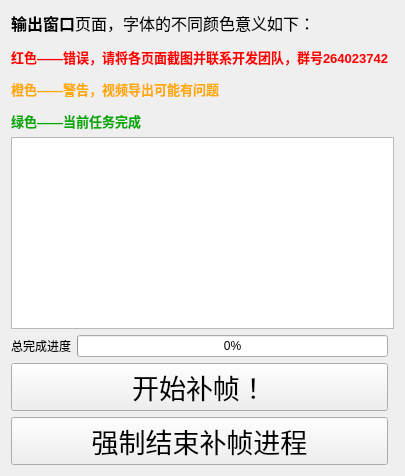
        <widget class="QWidget" name="step3">
         <property name="acceptDrops">
          <bool>true</bool>
         </property>
         <property name="whatsThis">
          <string/>
         </property>
         <attribute name="title">
          <string>输出窗口</string>
         </attribute>
         <layout class="QGridLayout" name="gridLayout_24">
          <item row="0" column="0">
           <layout class="QGridLayout" name="gridLayout_8">
            <item row="5" column="0">
             <layout class="QHBoxLayout" name="horizontalLayout_14">
              <item>
               <widget class="QLabel" name="label_17">
                <property name="sizePolicy">
                 <sizepolicy hsizetype="Preferred" vsizetype="Fixed">
                  <horstretch>0</horstretch>
                  <verstretch>0</verstretch>
                 </sizepolicy>
                </property>
                <property name="text">
                 <string>总完成进度</string>
                </property>
               </widget>
              </item>
              <item>
               <widget class="QProgressBar" name="progressBar">
                <property name="sizePolicy">
                 <sizepolicy hsizetype="Expanding" vsizetype="Fixed">
                  <horstretch>0</horstretch>
                  <verstretch>0</verstretch>
                 </sizepolicy>
                </property>
                <property name="maximum">
                 <number>100</number>
                </property>
                <property name="value">
                 <number>0</number>
                </property>
               </widget>
              </item>
             </layout>
            </item>
            <item row="6" column="0">
             <widget class="QPushButton" name="ProcessStart">
              <property name="sizePolicy">
               <sizepolicy hsizetype="Minimum" vsizetype="Fixed">
                <horstretch>0</horstretch>
                <verstretch>0</verstretch>
               </sizepolicy>
              </property>
              <property name="font">
               <font>
                <family>Abril Fatface</family>
                <pointsize>20</pointsize>
               </font>
              </property>
              <property name="text">
               <string>开始补帧！</string>
              </property>
             </widget>
            </item>
            <item row="1" column="0" rowspan="2" colspan="2">
             <widget class="MyTextWidget" name="OptionCheck">
              <property name="sizePolicy">
               <sizepolicy hsizetype="Expanding" vsizetype="Expanding">
                <horstretch>0</horstretch>
                <verstretch>0</verstretch>
               </sizepolicy>
              </property>
              <property name="autoFormatting">
               <set>QTextEdit::AutoAll</set>
              </property>
              <property name="readOnly">
               <bool>true</bool>
              </property>
              <property name="html">
               <string>&lt;!DOCTYPE HTML PUBLIC &quot;-//W3C//DTD HTML 4.0//EN&quot; &quot;http://www.w3.org/TR/REC-html40/strict.dtd&quot;&gt;
&lt;html&gt;&lt;head&gt;&lt;meta name=&quot;qrichtext&quot; content=&quot;1&quot; /&gt;&lt;style type=&quot;text/css&quot;&gt;
p, li { white-space: pre-wrap; }
&lt;/style&gt;&lt;/head&gt;&lt;body style=&quot; font-family:'SimSun'; font-size:9pt; font-weight:400; font-style:normal;&quot;&gt;
&lt;p style=&quot;-qt-paragraph-type:empty; margin-top:12px; margin-bottom:12px; margin-left:0px; margin-right:0px; -qt-block-indent:0; text-indent:0px;&quot;&gt;&lt;br /&gt;&lt;/p&gt;&lt;/body&gt;&lt;/html&gt;</string>
              </property>
             </widget>
            </item>
            <item row="0" column="0">
             <widget class="QLabel" name="label_15">
              <property name="sizePolicy">
               <sizepolicy hsizetype="Preferred" vsizetype="Fixed">
                <horstretch>0</horstretch>
                <verstretch>0</verstretch>
               </sizepolicy>
              </property>
              <property name="text">
               <string>&lt;html&gt;&lt;head/&gt;&lt;body&gt;&lt;p&gt;&lt;span style=&quot; font-size:12pt; font-weight:600; color:#000000;&quot;&gt;输出窗口&lt;/span&gt;&lt;span style=&quot; font-size:12pt; color:#000000;&quot;&gt;页面，字体的不同颜色意义如下：&lt;/span&gt;&lt;/p&gt;&lt;p&gt;&lt;span style=&quot; font-size:10pt; font-weight:600; color:#ff0000;&quot;&gt;红色——错误，请将各页面截图并联系开发团队，群号264023742&lt;/span&gt;&lt;/p&gt;&lt;p&gt;&lt;span style=&quot; font-size:10pt; font-weight:600; color:#ffaa00;&quot;&gt;橙色——警告，视频导出可能有问题&lt;/span&gt;&lt;/p&gt;&lt;p&gt;&lt;span style=&quot; font-size:10pt; font-weight:600; color:#00aa00;&quot;&gt;绿色——当前任务完成&lt;/span&gt;&lt;/p&gt;&lt;/body&gt;&lt;/html&gt;</string>
              </property>
             </widget>
            </item>
            <item row="7" column="0">
             <widget class="QPushButton" name="KillProcButton">
              <property name="sizePolicy">
               <sizepolicy hsizetype="Minimum" vsizetype="Fixed">
                <horstretch>0</horstretch>
                <verstretch>0</verstretch>
               </sizepolicy>
              </property>
              <property name="font">
               <font>
                <family>Abril Fatface</family>
                <pointsize>20</pointsize>
               </font>
              </property>
              <property name="text">
               <string>强制结束补帧进程</string>
              </property>
             </widget>
            </item>
           </layout>
          </item>
         </layout>
        </widget>
